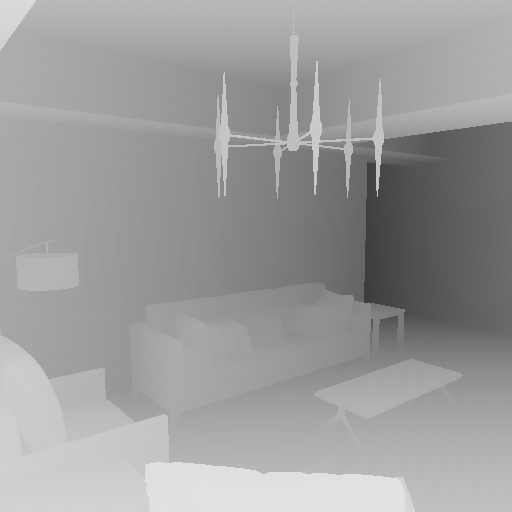
#> input picture evaluate_depth/gt_dir/3dfront-dataset-batch-split-10k-0-cam-0/depth.png, 512 x 512 px
$ python evaluate.py   (older library calls are emulated)
#> lines starting #> are read from the running program, lines starting #| are printed output that depends on the picture
#> (reads evaluate_depth/input_param.json from the repository)
# coding=utf-8
import json
import sys
import os
import cv2
import numpy as np
from PIL import Image
from matplotlib import pyplot as plt

# 错误字典，这里只是示例
error_msg={
    1: "Bad input file",
    2: "Wrong input file format",
}

def dump_2_json(info, path):
    with open(path, 'w') as output_json_file:
        json.dump(info, output_json_file,indent=1)

def report_error_msg(detail, showMsg, out_p):
    error_dict=dict()
    error_dict['errorDetail']=detail
    error_dict['errorMsg']=showMsg
    error_dict['score']=0
    error_dict['scoreJson']={}
    error_dict['success']=False
    dump_2_json(error_dict,out_p)

def report_score(score, out_p):
    result = dict()
    result['success']=True
    result['rmse'] = score

    # 这里{}里面的score注意保留，但可以增加其他key，比如这样：
    # result['scoreJson'] = {'score': score, 'aaaa': 0.1}

    dump_2_json(result,out_p)

def compute_rmse(result_image,gt_image,mask):
    error=(result_image*mask-gt_image*mask)**2
    mse=np.sum(error)/np.sum(mask)
    rmse=np.sqrt(mse)
    return rmse

def evaluate_rmse(submit_path,standard_path):
#> called with submit_path = '../result_loss_1.9_1.42', standard_path = './gt_dir'
    image_list=os.listdir(standard_path)
    total_mmse=0
    total_count=0
    for image_name in image_list:
        gt_path=os.path.join(standard_path,image_name,"depth.png")
        print(gt_path)
        gt_image=cv2.imread(gt_path,cv2.IMREAD_ANYCOLOR|cv2.IMREAD_ANYDEPTH)
#> gt_image is the input picture: shape (512, 512); min 60, max 226, mean 156.9
        gt_image=(1-(gt_image/255.0))*10
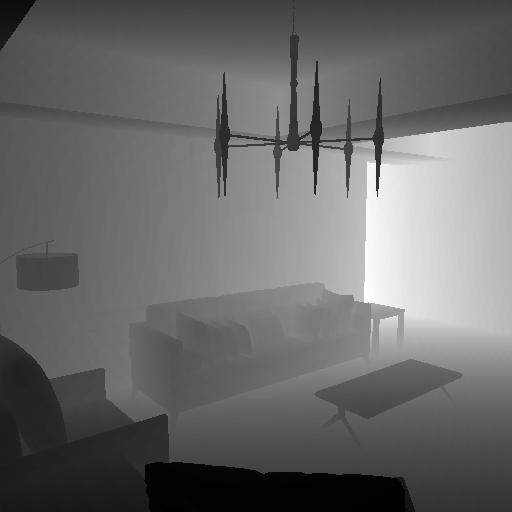
#> gt_image: shape (512, 512) float64; min 1.14, max 7.65, mean 3.85; drawn with min black and max white
        valid_mask=(gt_image>0).astype(np.float)
#> valid_mask: shape (512, 512) float64; every value is 1
        print(type(gt_image))
#| <class 'numpy.ndarray'>
        print(gt_image.shape)
#| (512, 512)
        result_path=os.path.join(submit_path,image_name,"depth.png")
        print(result_path)
        result_image=cv2.imread(result_path,cv2.IMREAD_GRAYSCALE)
        print(type(result_image))
#| <class 'numpy.ndarray'>
        print(result_image.shape)
#| (512, 512)
        result_image = (1 - (result_image / 255.0)) * 10
        mmse=compute_rmse(result_image,gt_image,valid_mask)
#> in compute_rmse, `error=(result_image*mask-gt_image*mask)**2`: error: shape (512, 512) float64; every value is 0
#> in compute_rmse, `mse=np.sum(error)/np.sum(mask)`: mse = 0
#> mmse = 0
        total_count+=1
        total_mmse+=mmse
#> total_mmse = 0
    mean_mmse=total_mmse/total_count
#> mean_mmse = 0
    return mean_mmse


if __name__=="__main__":
    '''
      online evaluation
    '''
    in_param_path = "./input_param.json"
    out_path = "./output_report.json"

    # read submit and answer file from first parameter
    with open(in_param_path, 'r') as load_f:
        input_params = json.load(load_f)

    # 标准答案路径
    standard_path="./gt_dir"

    # 选手提交的结果文件路径
    submit_path="../result_loss_1.9_1.42"

    mean_rmse=evaluate_rmse(submit_path,standard_path)
#> mean_rmse = 0
    report_score(mean_rmse,out_path)
